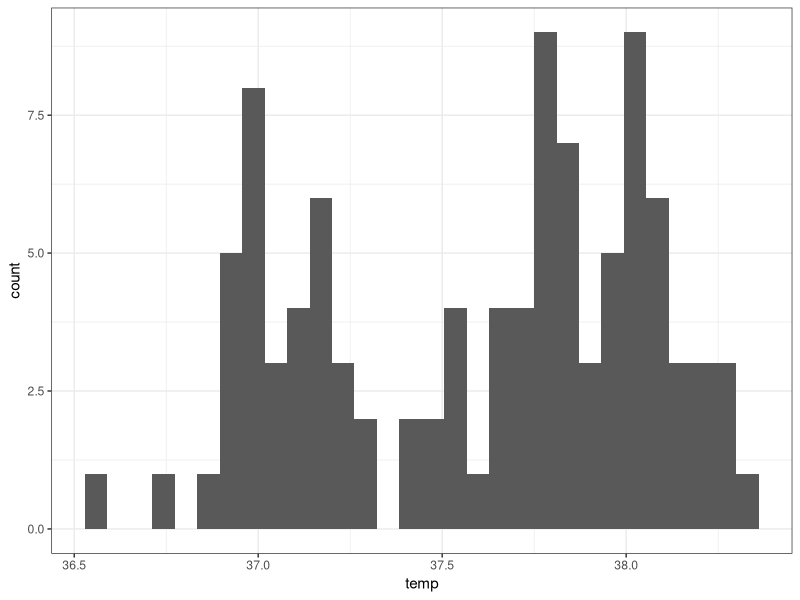
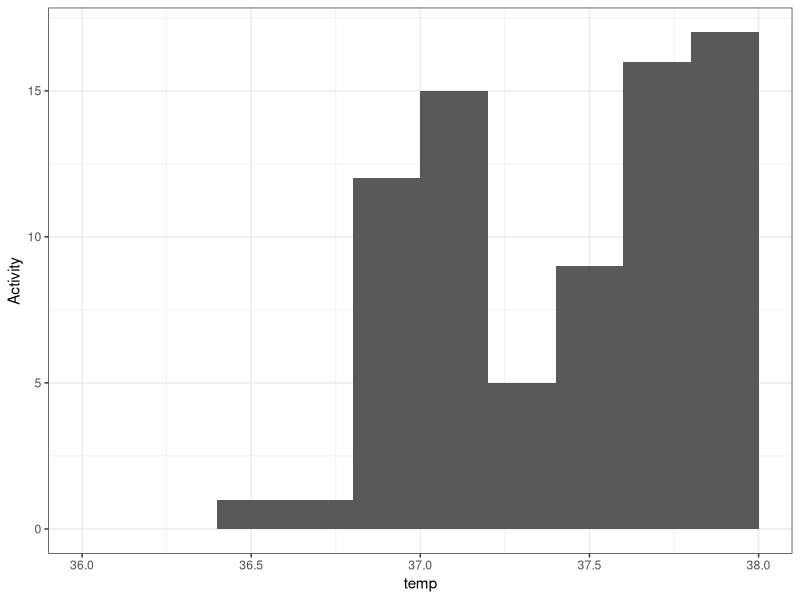

R code for these plots, in order: (Note: this script raises an error after producing the figures.)
?beavers
str(beaver2)
View(beaver2)
?factor
is.factor(beaver2)

#H0: BODY TEMPARATURE IS NOT AFFECTED BY ACTIVITY
#H1:BODY TEMPERATURE AFFECTED by ACTIVITY

beavers_data<-beaver2
beaver2
#factorization for active variable
beavers_data$activ<-factor(beavers_data$activ, labels = c("no","yes"))
beavers_data$activ
is.factor(beavers_data$activ)
str(beavers_data)
#activity is an independent variable
#plot histogram
install.packages("vcd")
library(vcd)
install.packages("ggplot2")
library(ggplot2)
?hist

ggplot(beavers_data,aes(x=temp))+geom_histogram()+theme_bw()
ggplot(beavers_data,aes(x=temp))+geom_histogram(breaks=seq(36,38,.2))+
  theme_bw()+labs(x="temp",y="Activity")+scale_y_continuous(breaks =seq(0,60,5) )
install.packages("lattice")
library(lattice)

window(20,10)
attach(beavers_data)
histogram(~temp | activ,
          data=beavers_data,main="distribution of beavers activity data",
          xlab="temparatures(degrees)",ylab="Activity %")
 detach(beavers_data)
attach(beavers_data)
windows(16,10)
qqnorm(temp)
qqline(temp,col="red")
#qqplot
opar<-par(no.readonly=TRUE)
windows(20,10)
par(mfrow=c(1,2))
with(beavers_data,{
  qqnorm(temp[activ=="yes"],
         main = "beavers activity data")
  qqline(temp[activ=="yes"])
})
with(beavers_data,{
  qqnorm(temp[activ=="no"],
         main = "beavers Inactive data")
  qqline(temp[activ=="no"])
})
str(beavers_data)


#formal test for normality
#data is not normally distributed
normality_test <-shapiro.test(beavers_data$temp)
normality_test
normality_test$p.value



